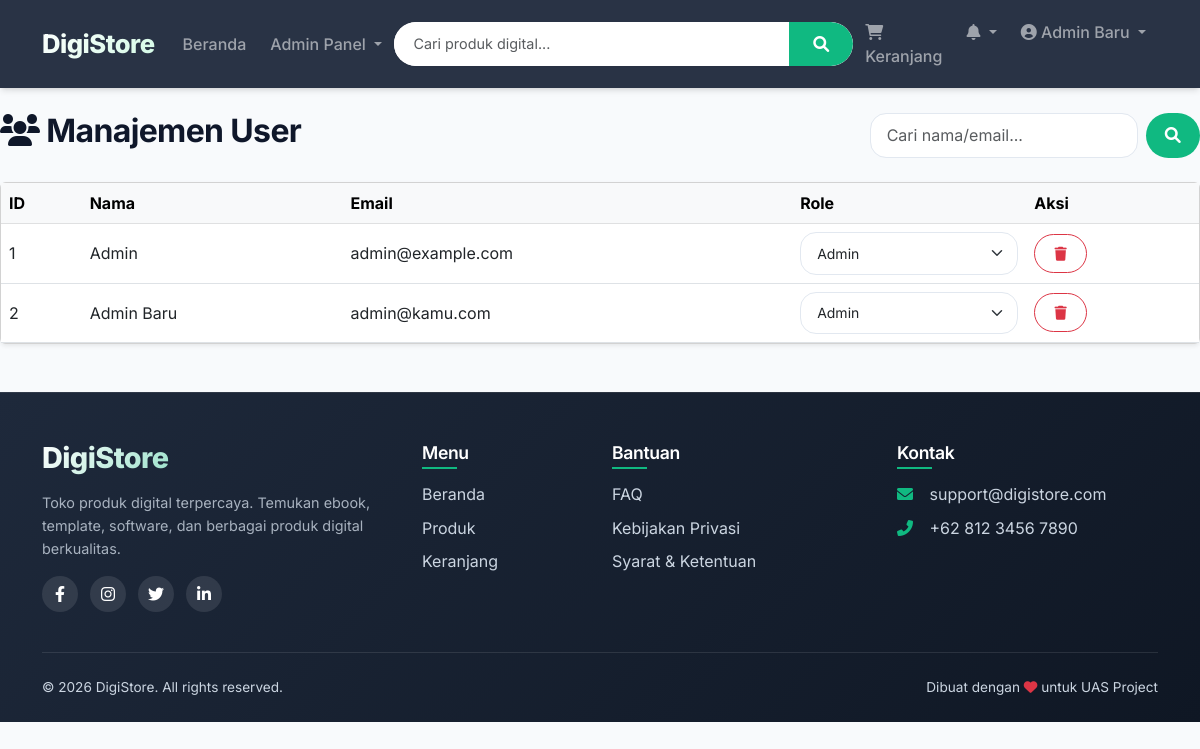
The page /index.php?url=admin/users (signed in) on the database its author committed.
### tables this page shows
CREATE TABLE IF NOT EXISTS users (
    id INT AUTO_INCREMENT PRIMARY KEY,
    name VARCHAR(100) NOT NULL,
    email VARCHAR(100) UNIQUE NOT NULL,
    password VARCHAR(255) NOT NULL,
    role ENUM('admin', 'seller', 'buyer') DEFAULT 'buyer',
    remember_token VARCHAR(255) NULL,
    created_at TIMESTAMP DEFAULT CURRENT_TIMESTAMP
);

### src/controllers/AdminController.php (called while the page is built, shortened)
<?php
require_once __DIR__ . '/../models/User.php';
class AdminController {
    private $userModel, $categoryModel, $productModel, $orderModel, $pdo;
    public function __construct($pdo) {
        $this->userModel = new User($pdo);
    }
    public function users() {
        $page = (int)($_GET['page'] ?? 1);
        $limit = 10;
        $offset = ($page - 1) * $limit;
        $search = trim($_GET['search'] ?? '');
        $users = $this->userModel->getAllPaginated($limit, $offset, $search);
        include __DIR__ . '/../views/admin/users.php';
    }
}
?>

### src/models/User.php (called while the page is built, shortened)
<?php
class User {
    private $pdo;
    public function __construct($pdo) {
        $this->pdo = $pdo;
    }
    public function getAllPaginated($limit, $offset, $search = '') {
        $limit = (int)$limit;
        $offset = (int)$offset;
        $sql = "SELECT * FROM users";
        $params = [];
        $sql .= " ORDER BY created_at DESC LIMIT $limit OFFSET $offset";
        $stmt = $this->pdo->prepare($sql);
        $stmt->execute($params);
        return $stmt->fetchAll(PDO::FETCH_ASSOC);
    }
}

### src/views/admin/users.php (the view, shortened to what this page needs)
<?php
$users = $users ?? [];
$search = $_GET['search'] ?? '';
include __DIR__ . '/../templates/header.php';
?>
<div class="d-flex justify-content-between align-items-center mb-4 flex-wrap gap-2">
    <h2><i class="fas fa-users"></i> Manajemen User</h2>
    <form method="GET" action="index.php" class="d-flex gap-2">
        <input type="text" name="search" class="form-control" placeholder="Cari nama/email..." value="<?= htmlspecialchars($search) ?>">
        <button type="submit" class="btn btn-primary"><i class="fas fa-search"></i></button>
    </form>
</div>
<div class="card shadow-sm">
    <div class="card-body p-0">
        <div class="table-responsive">
            <table class="table table-hover align-middle mb-0">
                <thead class="table-light">
                    <tr><th>ID</th><th>Nama</th><th>Email</th><th>Role</th><th>Aksi</th></tr>
                </thead>
                <tbody>
                    <?php if (empty($users)): ?>
                        <tr><td colspan="5" class="text-center py-3">Tidak ada user.</td></tr>
                    <?php else: ?>
                        <?php foreach ($users as $user): ?>
                        <tr>
                            <td><?= $user['id'] ?></td>
                            <td><?= htmlspecialchars($user['name']) ?></td>
                            <td><?= htmlspecialchars($user['email']) ?></td>
                            <td>
                                <form method="POST" action="index.php?url=admin/editUser/<?= $user['id'] ?>" class="d-inline">
                                    <select name="role" class="form-select form-select-sm" onchange="this.form.submit()">
                                        <option value="admin" <?= $user['role'] == 'admin' ? 'selected' : '' ?>>Admin</option>
                                    </select>
                                </form>
                            </td>
                            <td>
                                <a href="index.php?url=admin/deleteUser/<?= $user['id'] ?>" class="btn btn-sm btn-outline-danger" onclick="return confirm('Hapus user ini?')">
                                    <i class="fas fa-trash"></i>
                                </a>
                            </td>
                        </tr>
                        <?php endforeach; ?>
                    <?php endif; ?>
                </tbody>
            </table>
        </div>
    </div>
</div>
<?php include __DIR__ . '/../templates/footer.php'; ?>

### public/assets/css/style.css (style rules this page uses)
:root { --primary: #10B981; --primary-dark: #059669; --primary-light: #D1FAE5; --secondary: #1E293B; --bg-light: #F8FAFC; --bg-card: #FFFFFF; --text-dark: #0F172A; --text-gray: #475569; --border: #E2E8F0; --shadow-sm: 0 1px 2px 0 rgb(0 0 0 / 0.05); --shadow-md: 0 4px 6px -1px rgb(0 0 0 / 0.1), 0 2px 4px -2px rgb(0 0 0 / 0.1); --shadow-lg: 0 10px 15px -3px rgb(0 0 0 / 0.1), 0 4px 6px -4px rgb(0 0 0 / 0.1); --shadow-xl: 0 20px 25px -5px rgb(0 0 0 / 0.1), 0 8px 10px -6px rgb(0 0 0 / 0.1); }
* { margin: 0; padding: 0; box-sizing: border-box; }
body { font-family: 'Inter', system-ui, -apple-system, 'Segoe UI', Roboto, Helvetica, Arial, sans-serif; background: var(--bg-light); color: var(--text-dark); line-height: 1.5; scroll-behavior: smooth; }
h1, h2, h3, h4, h5, h6 { font-weight: 700; letter-spacing: -0.02em; }
.btn { border-radius: 60px; padding: 0.5rem 1.2rem; font-weight: 500; transition: all 0.2s; }
.btn-primary { background: var(--primary); border: none; }
.form-control, .form-select { border-radius: 16px; border: 1px solid var(--border); padding: 0.6rem 1rem; transition: 0.2s; }

### rows shown on the page
users: id "1", name "Admin", email "admin@example.com", role "Admin"
users: id "2", name "Admin Baru", email "admin@kamu.com", role "Admin"

### other values the page prints
$_SESSION['name'] "Admin Baru"
